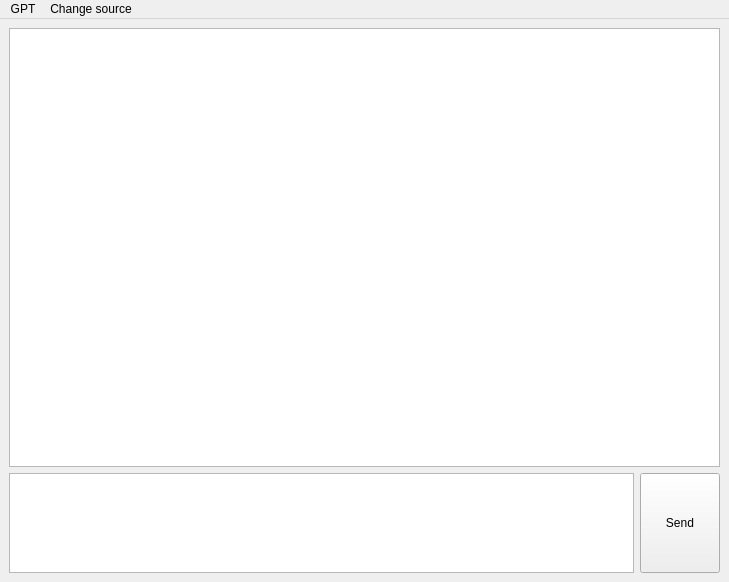
<?xml version="1.0" encoding="UTF-8"?>
<ui version="4.0">
 <class>MainWindow</class>
 <widget class="QMainWindow" name="MainWindow">
  <property name="geometry">
   <rect>
    <x>0</x>
    <y>0</y>
    <width>729</width>
    <height>582</height>
   </rect>
  </property>
  <property name="windowTitle">
   <string>MainWindow</string>
  </property>
  <widget class="QWidget" name="centralwidget">
   <layout class="QGridLayout" name="gridLayout_2">
    <item row="6" column="0">
     <widget class="QTextEdit" name="input">
      <property name="maximumSize">
       <size>
        <width>16777215</width>
        <height>100</height>
       </size>
      </property>
     </widget>
    </item>
    <item row="6" column="1">
     <widget class="QPushButton" name="sendMsg">
      <property name="sizePolicy">
       <sizepolicy hsizetype="Minimum" vsizetype="Preferred">
        <horstretch>0</horstretch>
        <verstretch>0</verstretch>
       </sizepolicy>
      </property>
      <property name="text">
       <string>Send</string>
      </property>
     </widget>
    </item>
    <item row="0" column="0" colspan="2">
     <widget class="QTextEdit" name="output"/>
    </item>
   </layout>
  </widget>
  <widget class="QMenuBar" name="menubar">
   <property name="geometry">
    <rect>
     <x>0</x>
     <y>0</y>
     <width>729</width>
     <height>20</height>
    </rect>
   </property>
   <widget class="QMenu" name="menuGPT">
    <property name="title">
     <string>GPT</string>
    </property>
    <addaction name="actionNew_Contect"/>
   </widget>
   <widget class="QMenu" name="menuChange_source">
    <property name="title">
     <string>Change source</string>
    </property>
    <addaction name="actionChatGPT"/>
    <addaction name="actionDeepseek"/>
    <addaction name="actionChasoGPT"/>
    <addaction name="actionOther"/>
   </widget>
   <addaction name="menuGPT"/>
   <addaction name="menuChange_source"/>
  </widget>
  <action name="actionChatGPT">
   <property name="text">
    <string>ChatGPT</string>
   </property>
  </action>
  <action name="actionDeepseek">
   <property name="text">
    <string>Deepseek</string>
   </property>
  </action>
  <action name="actionChasoGPT">
   <property name="text">
    <string>ChasoGPT</string>
   </property>
  </action>
  <action name="actionOther">
   <property name="text">
    <string>Other</string>
   </property>
  </action>
  <action name="actionNew_Contect">
   <property name="text">
    <string>New Contect</string>
   </property>
  </action>
 </widget>
 <resources/>
 <connections/>
</ui>
